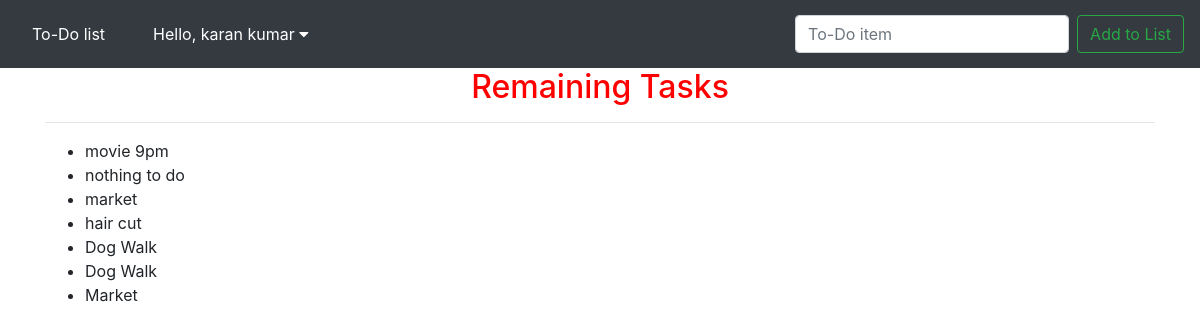
The page /home/about-me/ (signed in) on the database its author committed.
### todo_list/models.py (models this page shows, shortened)
class List(models.Model):
    user = models.ForeignKey(User , on_delete=models.CASCADE)
    item = models.CharField(max_length = 200)
    completed = models.BooleanField(default = False)

### todo_list/views.py (the view)
# urls.py: path('about-me/', views.about, name = 'about'),
def about(request):
    all_items = List.objects.all
    return render(request, 'about.html', { 'all_items' : all_items })

### todo_list/templates/about.html (shortened to what this page needs)
{% extends 'base.html' %}
{% block content %}
<h2 style="color:red" align='center'>   Remaining Tasks </h2>
<hr>
{% if all_items %}
  <ul>
    {% for task in all_items %}
      {% if not task.completed %}
        <li>{{task.item}}  </li>
      {% endif %}
    {% endfor %}
  </ul>
{% endif %}
{%  endblock %}

### todo_list/templates/base.html (shortened to what this page needs)
{% load static %}
<!DOCTYPE html>
<html lang="en" dir="ltr">
  <head>
    <link rel="stylesheet" href="https://maxcdn.bootstrapcdn.com/bootstrap/4.0.0/css/bootstrap.min.css">
    <link rel='stylesheet' href="{% static 'css/mycss.css' %}">
    <link rel="stylesheet" href="https://cdnjs.cloudflare.com/ajax/libs/font-awesome/4.7.0/css/font-awesome.min.css">
  </head>
  <body>
    <nav class="navbar navbar-expand-lg navbar-dark bg-dark">
  <a class="navbar-brand" href="{% url 'home' %}">To-Do list</a>
  <div class="collapse navbar-collapse" id="navbarSupportedContent">
    {% if user.is_authenticated %}
    <ul class="navbar-nav mr-auto">
      <li class="nav-item ">
          <div class="dropdownn">
            <button class="dropbtn">Hello, {{ user.first_name }}  {{ user.last_name }}
              <i class="fa fa-caret-down"></i>
            </button>
          </div>
      </li>
    </ul>
    {% endif %}
    <form class="form-inline my-2 my-lg-0" method="POST">
      <input class="form-control mr-sm-2" type="search" placeholder="To-Do item" aria-label="Search" name='item'>
      <button class="btn btn-outline-success my-2 my-sm-0" type="submit">Add to List</button>
    </form>
  </div>
</nav>
<div class='container'>
{% block content %}
{% endblock %}
</div>
</<body>
</html>

### static/css/mycss.css (style rules this page uses)
.navbar { overflow: hidden; background-color: #333; }
.navbar a { float: left; font-size: 16px; color: white; text-align: center; padding: 14px 16px; text-decoration: none; }
.dropdownn { float: left; overflow: hidden; }
.dropdownn .dropbtn { font-size: 16px; border: none; outline: none; color: white; padding: 14px 16px; background-color: inherit; font-family: inherit; margin: 0; }

### rows shown on the page
List: item "movie 9pm"
List: item "nothing to do"
List: item "market"
List: item "hair cut"
List: item "Dog Walk"
List: item "Dog Walk"
List: item "Market"

### other values the page prints
{{ user.first_name }} "karan"
{{ user.last_name }} "kumar"
